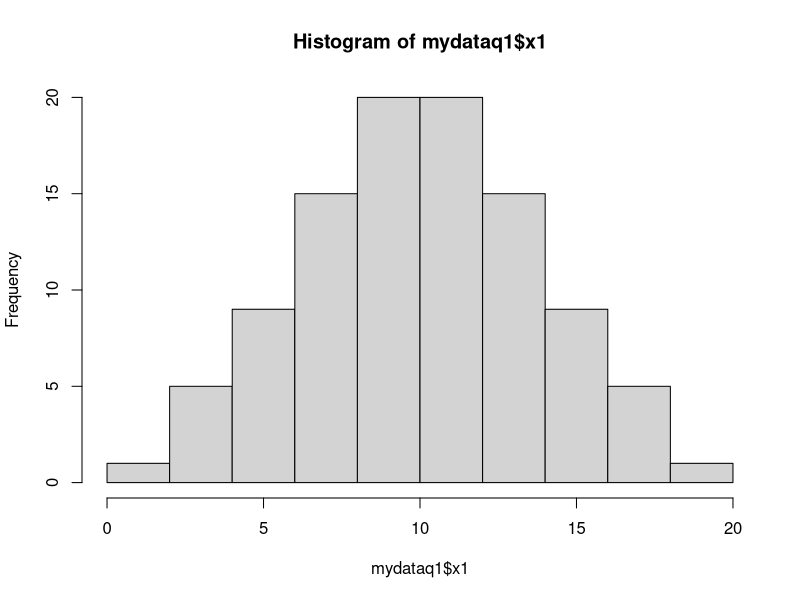
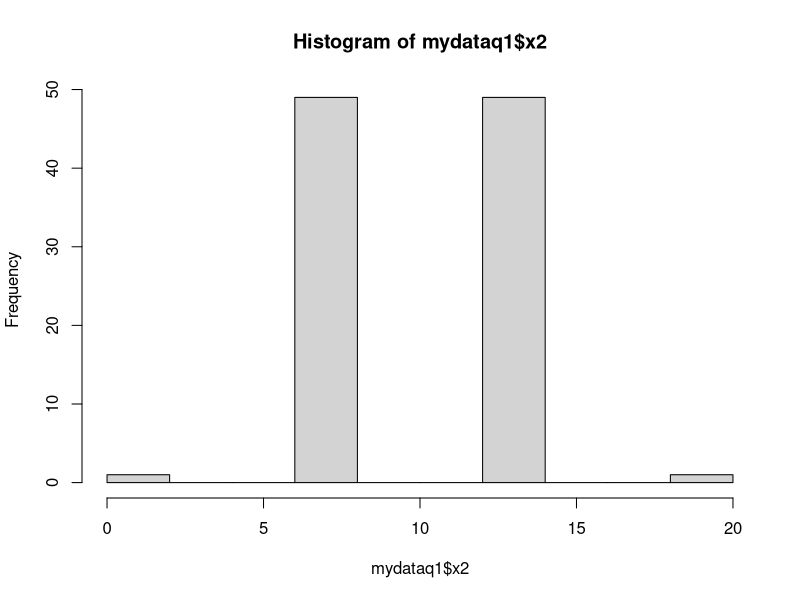
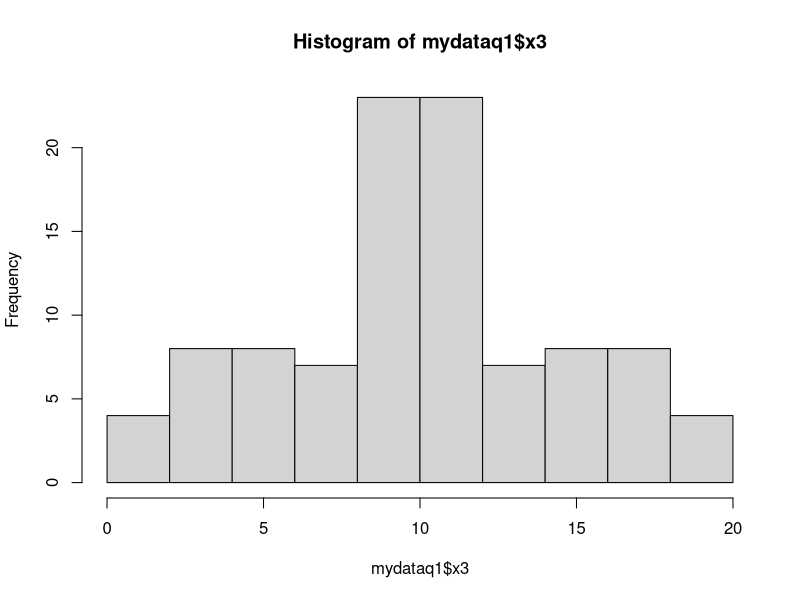
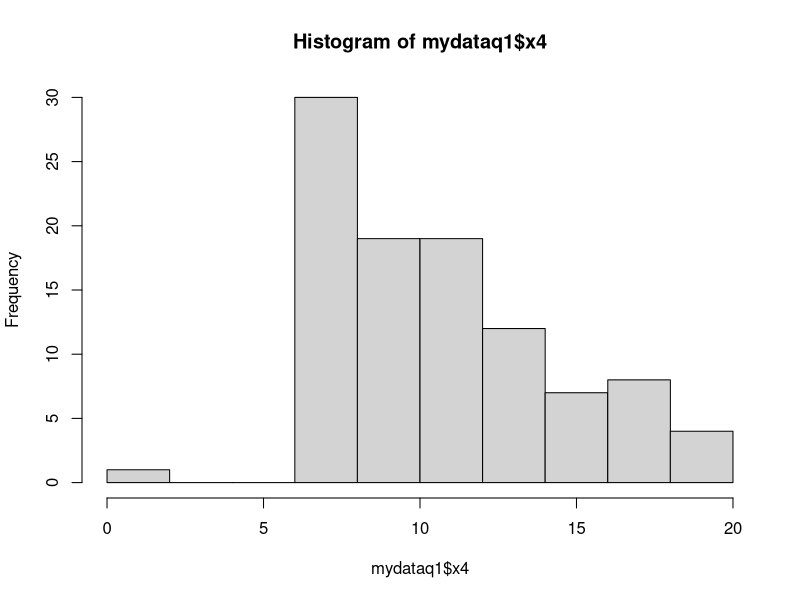

The R source for these figures, in order: (Note: this script raises an error after producing the figures.)
## ---- chunk 1
knitr::opts_chunk$set(echo = TRUE)
## ---- chunk 2
library(readxl)
library(ggplot2)
library(tidyr)
mydataq1 <- read_excel("./Visualisation_Activity.xlsx", 1)


print(mydataq1)
## ---- chunk 3
hist(mydataq1$x1)
## ---- chunk 4
hist(mydataq1$x2)
## ---- chunk 5
hist(mydataq1$x3)
## ---- chunk 6
hist(mydataq1$x4)
## ---- chunk 7
ggplot(mydataq1, aes(x = label, y = label2, fill = label))+geom_boxplot()
